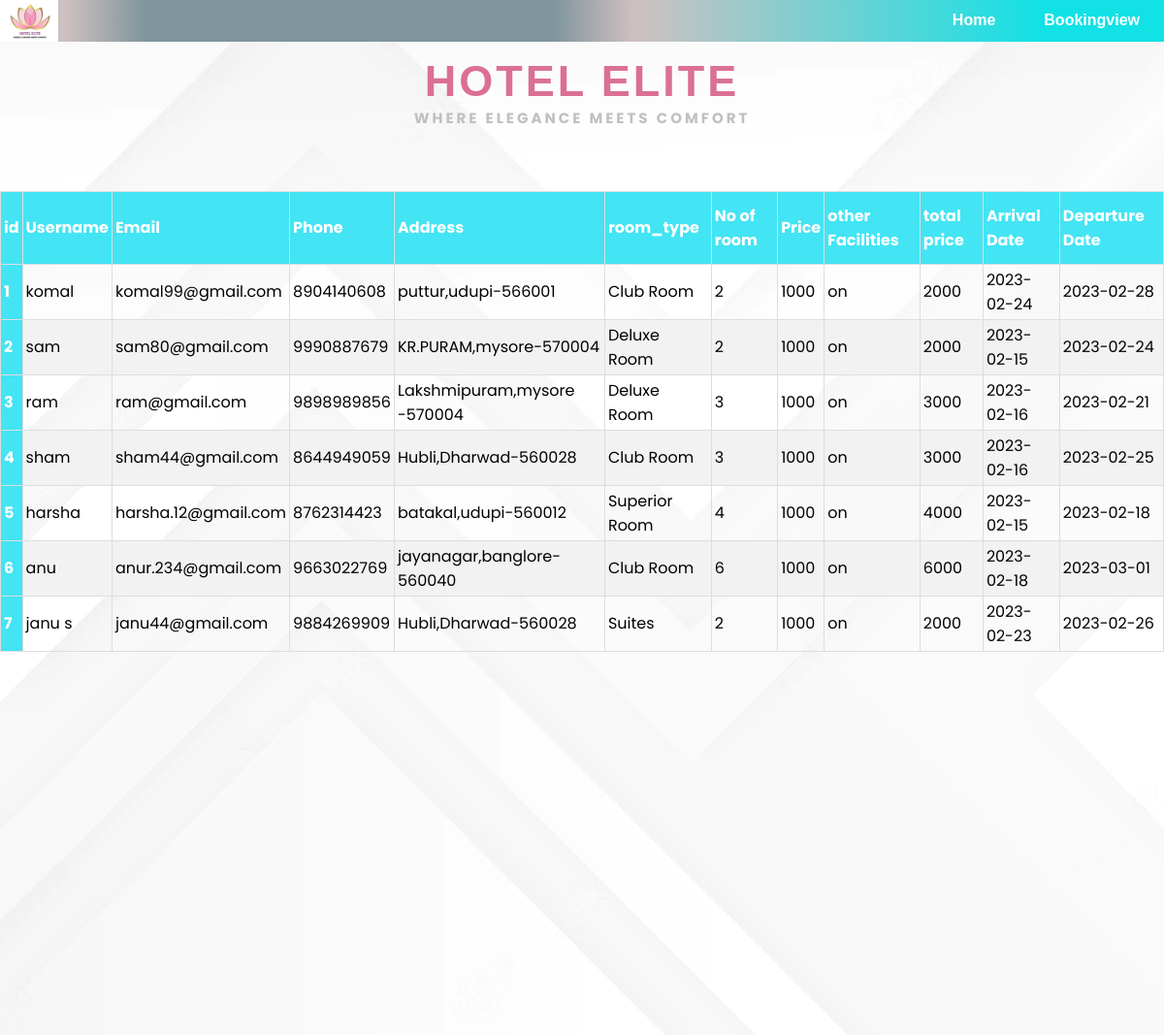
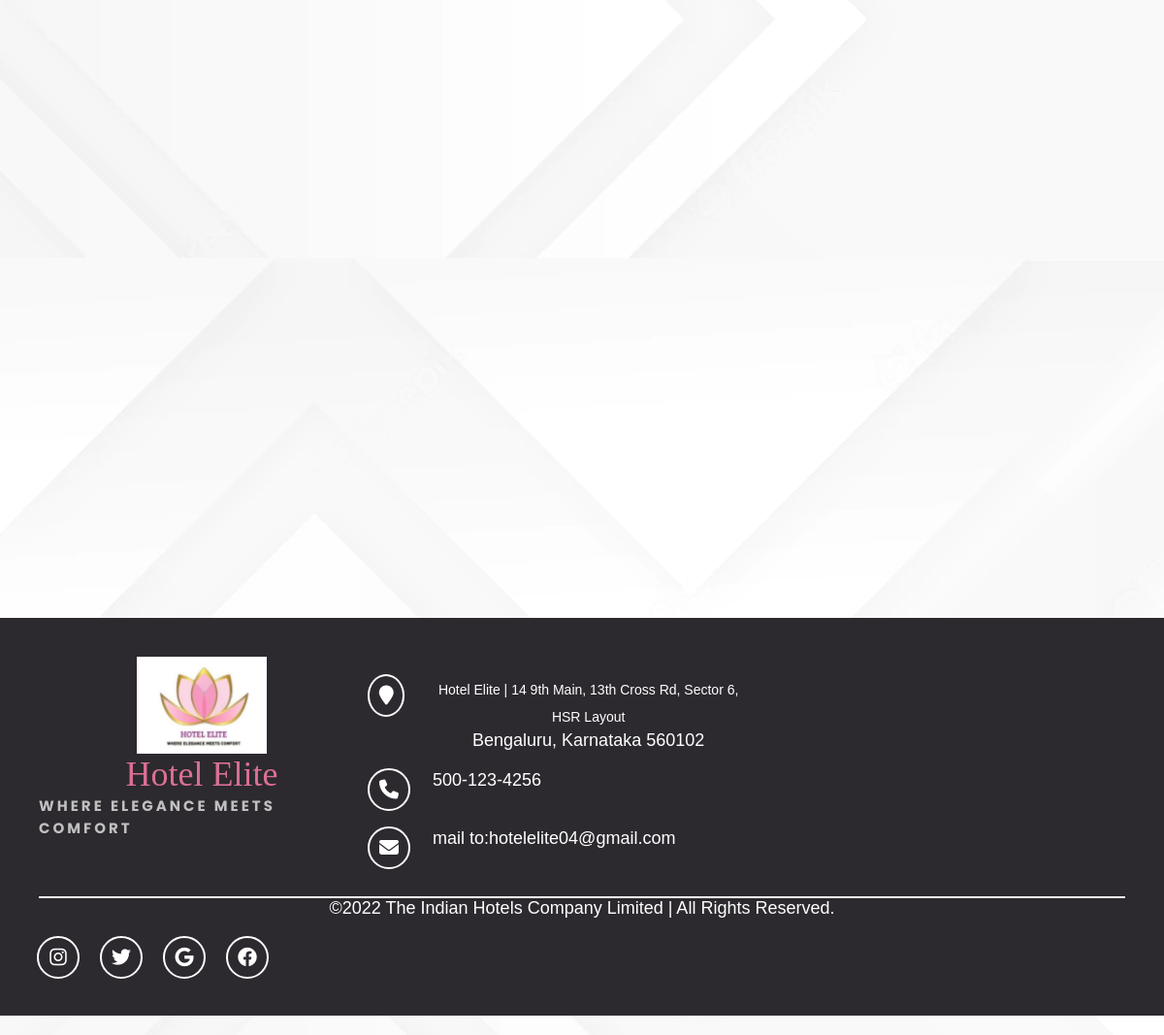
Screenshot of /admin/reservations with the database file from the repository (2 pictures, top to bottom).
### tables this page shows
CREATE TABLE "bdetails" (
	"id"	INTEGER,
	"name"	TEXT,
	"telphone"	NUMERIC,
	"address"	TEXT,
	"email"	TEXT,
	"room_type"	TEXT,
	"number_of_rooms"	int,
	"other_facilities"	TEXT,
	"arrival_date"	INTEGER,
	"departure_date"	INTEGER,
	PRIMARY KEY("id")
);

### app.py (the view)
@app.get("/admin/reservations",response_class=HTMLResponse)
def admin_reservations(request: Request):
    reservations = db.executeQuery("select * from bdetails")
    return templates.TemplateResponse("/admin/reservations.html", {"request": request, "bdetails": reservations})

### templates/admin/reservations.html (shortened to what this page needs)
<html>
<head>
    <link rel="stylesheet" href="/static/css/style.css">
    <link rel="stylesheet" href="https://cdnjs.cloudflare.com/ajax/libs/font-awesome/6.2.1/css/all.min.css">
</head>
<header>
    <div class="navbar">
        <img src="/static/image/logol.jpg" class="logo1">
        <div class="mobile">
            <ul>
                <li><a href="/admin/login"></a></li>
                <li><a href="/reservations"></a></li>
                <li><a href="/">Home</a></li>
                <li><a href="/admin/reservations">Bookingview</a></li>
            </ul>
        </div>
    </div>
</header>
<body>
    <h1 class="logo"> Hotel Elite</h1>
    <h6 class="tagline1">Where elegance meets comfort</h6>
    <div style="min-height:8vh; display:flex; flex-direction:column;
    justify-content:space-between;">
</div>
    <table class="customers">
        <thead>
            <tr>
                <th scope="col">id</th>
                <th scope="col">Username</th>
                <th scope="col">Email</th>
                <th scope="col">Phone</th>
                <th scope="col">Address</th>
                <th scope="col">room_type</th>
                <th scope="col">No of room</th>
                <th scope="col">Price</th>
                <th scope="col">other Facilities</th>
                <th scope="col">total price</th>
                <th scope="col">Arrival Date</th>
                <th scope="col">Departure Date</th>
            </tr>
        </thead>
        <tbody>
            {% for reservation in bdetails %}
            <tr>
                <th scope="row">{{ reservation.id }}</th>
                <td>{{reservation.name}}</td>
                <td>{{reservation.email}}</td>
                <td>{{reservation.telphone}}</td>
                <td>{{reservation.address}}</td>
                <td>{{reservation.room_type}}</td>
                <td>{{reservation.number_of_rooms}}</td>
                <td>1000</td>
                <td>{{reservation.other_facilities}}</td>
                <td>{{reservation.number_of_rooms | int * 1000 | int}}</td>
                <td>{{reservation.arrival_date}}</td>
                <td>{{reservation.departure_date}}</td>
            </tr>
            {% endfor %}
        </tbody>
    </table>
    <div class="div"></div>
    <div style="min-height:14vh; display:flex; flex-direction:column;
        justify-content:space-between;">
    </div>
    <footer class="footer-distributed">
        <div class="footer-left">
            <img src="/static/image/logol.jpg">
            <h3>Hotel Elite</h3>
            <h6 class="tagline">Where elegance meets comfort</h6>
        </div>
        <div class="footer-center">
            <div class="icons">
                <a href="#" class="icon1 icon--map"><i class="fa fa-map-marker"></i></a>
                <p><span>Hotel Elite |
                        14 9th Main, 13th Cross Rd, Sector 6, HSR Layout</span>
                    Bengaluru, Karnataka 560102</p>
            </div>
            <div class="icons">
                <a href="#" class="icon1 icon--phone"><i class="fa fa-phone"></i></a>
                <p>500-123-4256</p>
            </div>
            <div class="icons">
                <a href="#" class="icon1 icon--envelope"><i class="fa fa-envelope"></i></a>
                <p><a href="mailto:hotelelite04@gmail.com">mail to:hotelelite04@gmail.com</a></p>
            </div>
        </div>
        <div class="line__separete"></div>
        <div class="by flex">
            <p>&copy;2022 The Indian Hotels Company Limited | All Rights Reserved.</p>
            <div class="icons">
                <a href="#" class="icon1 icon--instagram">
                    <i class="fa-brands fa-instagram"></i>
                </a>
                <a href="#" class="icon1 icon--twitter">
                    <i class="fa-brands fa-twitter"></i>
                </a>
                <a href="#" class="icon1 icon--google">
                    <i class="fa-brands fa-google"></i>
                </a>
                <a href="#" class="icon1 icon--facebook">
                    <i class="fa-brands fa-facebook"></i>
                </a>
            </div>
        </div>
    </footer>
</body>
</html>

### static/css/style.css (style rules this page uses)
* { margin: 0; padding: 0; font-family: "Poppins", sans-serif; box-sizing: border-box; }
body { margin: 0; padding: 0; background-image: url(/static/image/bg1.webp); -webkit-background-size: cover; background-size: cover; background-position: center center; height: max-content; width: auto; font-family: poppins; scroll-behavior: smooth; overflow-x: hidden; overflow-y: scroll; }
.navbar { display: flex; align-items: center; justify-content: space-between; background-image: radial-gradient(circle at 30%, #7e959b 25%, #cfc0c0 35%, #12e1e5 85% ); margin-bottom: 15px; }
.logo1 { width: 5%; cursor: pointer; }
.navbar ul { display: inline-flex; list-style: none; }
.navbar ul li { list-style: none; display: inline-block; padding: 10px 25px; position: relative; }
.navbar ul li a { text-decoration: none; color: white; text-transform: capitalize; font-weight: bold; }
.logo { color: palevioletred; font-size: 45px; letter-spacing: 3px; cursor: pointer; text-align: center; text-transform: uppercase; font: bold 55px; }
.tagline1 { color: silver; font-size: 15px; letter-spacing: 3px; cursor: pointer; text-align: center; text-transform: uppercase; }
footer { position:relative; margin: auto; }
.footer-distributed { background-color: #2c292f; box-sizing: border-box; width: 100%; text-align: left; font: bold 16px sans-serif; padding: 40px 40px 40px 40px; margin-top: 80px; }
.footer-distributed .footer-left, .footer-distributed .footer-center, .footer-distributed .footer-right { display: inline-block; vertical-align: top; }
.footer-distributed .footer-left { width: 30%; }
.footer-distributed h3 { color: palevioletred; font: normal 36px bold; margin: 0; }
.tagline { color: silver; font-size: 15px; letter-spacing: 3px; cursor: pointer; text-align: left; text-transform: uppercase; }
.footer-distributed .footer-left img { width: 40%; height: 100px; text-align: left; }
.footer-distributed .footer-center { width: 35%; }
.footer-distributed .footer-center p { display: inline-block; color: white; vertical-align: middle; margin: 0; }
.footer-distributed .footer-center p span { display: block; font-weight: normal; font-size: 14px; line-height: 2; }
.footer-distributed .footer-center p a { color: white; text-decoration: none; ; }
.footer-distributed { display: block; color: white; font-size: 18px; font-weight: bold; margin-bottom: 20px; }
.line__separete { margin-top: 30px; width: 100%; height: 2px; background-color: #fff; z-index: 999; }
.icons { margin-top: 20px; display: flex; column-gap: 25px; }
.icon1 { width: 40px; height: 40px; display: inline-flex; align-items: center; justify-content: center; text-decoration: none; font-size: 20px; color: #fff; border-radius: 50%; outline: 2px solid #fff; transition-property: outline-offset, outline-color, background-color; transition-duration: .25s; }
:root { --width: 100%; --height: 100%; --border-width: 200px; --border-height: 200px; }
img { width: var(--width); height: var(--height); }
body { background: #eee; font-family: sans-serif; }
.div { padding-top: 70%; }
p, ul li, ol li { font-weight: 300; }
ul { margin: 0; padding: 0; }
ol li, ul li { list-style: outside none none; }
li { background-position: center; padding: 22px; }
div, span, a, h1, h2, h3, h4, header, p, nav, pre { box-sizing: border-box; font-family: Tahoma, Geneva, sans-serif; text-align: center; }

### templates/admin/reservations.html (style rules this page uses)
body { background-image: url(/static/image/bg1.webp); }
.customers { font-family: Arial, Helvetica, sans-serif; border-collapse: collapse; width: 100%; }
.customers td, .customers th { border: 1px solid #ddd; padding: 3px; }
.customers tr:nth-child(even) { background-color: #f2f2f2; }
.customers th { padding-top: 12px; padding-bottom: 12px; text-align: left; background-color: #43e4f3; color: white; }

### rows the page displays
bdetails: id "1", name "komal", email "komal99@gmail.com", telphone "8904140608", address "puttur,udupi-566001", room_type "Club Room", number_of_rooms "2", other_facilities "on", reservation.number_of_rooms|int*1000|int "2000", arrival_date "2023-02-24", departure_date "2023-02-28"
bdetails: id "2", name "sam", email "sam80@gmail.com", telphone "9990887679", address "KR.PURAM,mysore-570004", room_type "Deluxe Room", number_of_rooms "2", other_facilities "on", reservation.number_of_rooms|int*1000|int "2000", arrival_date "2023-02-15", departure_date "2023-02-24"
bdetails: id "3", name "ram", email "ram@gmail.com", telphone "9898989856", address "Lakshmipuram,mysore -570004", room_type "Deluxe Room", number_of_rooms "3", other_facilities "on", reservation.number_of_rooms|int*1000|int "3000", arrival_date "2023-02-16", departure_date "2023-02-21"
bdetails: id "4", name "sham", email "sham44@gmail.com", telphone "8644949059", address "Hubli,Dharwad-560028", room_type "Club Room", number_of_rooms "3", other_facilities "on", reservation.number_of_rooms|int*1000|int "3000", arrival_date "2023-02-16", departure_date "2023-02-25"
bdetails: id "5", name "harsha", email "harsha.12@gmail.com", telphone "8762314423", address "batakal,udupi-560012", room_type "Superior Room", number_of_rooms "4", other_facilities "on", reservation.number_of_rooms|int*1000|int "4000", arrival_date "2023-02-15", departure_date "2023-02-18"
bdetails: id "6", name "anu", email "anur.234@gmail.com", telphone "9663022769", address "jayanagar,banglore-560040", room_type "Club Room", number_of_rooms "6", other_facilities "on", reservation.number_of_rooms|int*1000|int "6000", arrival_date "2023-02-18", departure_date "2023-03-01"
bdetails: id "7", name "janu s", email "janu44@gmail.com", telphone "9884269909", address "Hubli,Dharwad-560028", room_type "Suites", number_of_rooms "2", other_facilities "on", reservation.number_of_rooms|int*1000|int "2000", arrival_date "2023-02-23", departure_date "2023-02-26"
